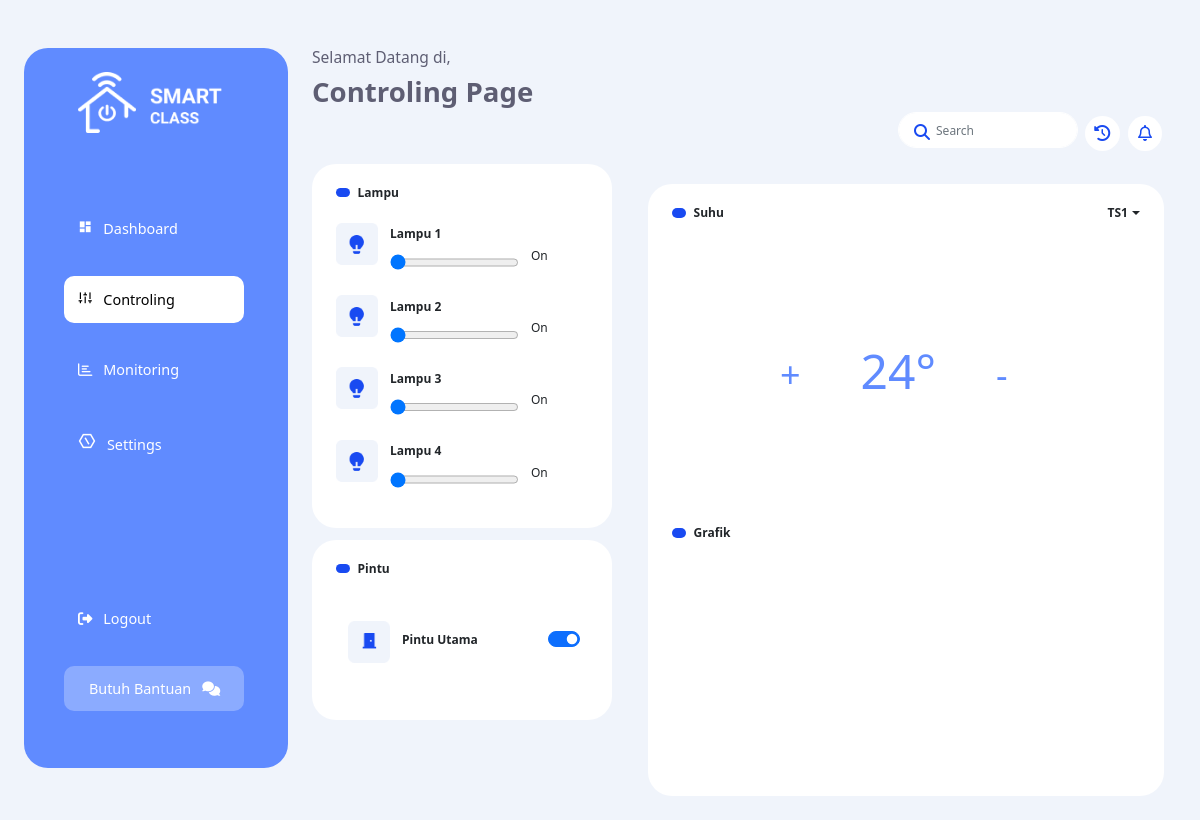
The app's page /admin/control.php?ruang=TS1 with its own data.
### tables this page shows
CREATE TABLE `data_kelas` (
  `id` int(11) NOT NULL,
  `nama_kelas` varchar(255) NOT NULL,
  `id_guru` varchar(255) NOT NULL,
  `lampu_1` varchar(255) NOT NULL DEFAULT '0',
  `lampu_2` varchar(255) NOT NULL DEFAULT '0',
  `lampu_3` varchar(255) NOT NULL DEFAULT '0',
  `lampu_4` varchar(255) NOT NULL DEFAULT '0',
  `suhu` float NOT NULL DEFAULT 0,
  `kelembapan` varchar(255) NOT NULL DEFAULT '0',
  `tgl` timestamp NOT NULL DEFAULT current_timestamp()
);

### admin/control.php (the view, shortened to what this page needs)
<?php
include "../koneksi.php";
if (isset($_GET['ruang'])) {
    $ruang = $_GET['ruang'];
}
$datalampu = mysqli_query($koneksi, "SELECT * FROM data_kelas WHERE nama_kelas = '$ruang'");
$rowLampu = mysqli_fetch_array($datalampu);
?>
<!DOCTYPE html>
<html lang="en">
<head>
    <link rel="stylesheet" href="assets/css/style.css?<?php echo time(); ?>">
    <link rel="stylesheet" href="assets/css/resvonsive.css?<?php echo time(); ?>">
    <link rel="stylesheet" href="https://cdn.jsdelivr.net/npm/bootstrap-icons@1.5.0/font/bootstrap-icons.css">
    <link href="https://cdn.jsdelivr.net/npm/bootstrap@5.1.1/dist/css/bootstrap.min.css" rel="stylesheet">
    <link href="https://cdn.jsdelivr.net/npm/remixicon@2.2.0/fonts/remixicon.css" rel="stylesheet">
</head>
<body>
    <div class="p-4 bg-1-body">
        <div class="flex-custom">
            <div class="side-menu mt-4 mb-4">
                <img src="assets/img/logo.png" alt="logo" class="mb-5">
                <a href="index.php" class="putih">
                    <li><i class="ri-dashboard-fill"></i>&ensp; Dashboard</li>
                </a>
                <a href="control.php?ruang=SIJA" class="">
                    <li class="active-menu"><i class="ri-sound-module-line"></i>&ensp; Controling</li>
                </a>
                <a href="monitoring.php" class="putih">
                    <li><i class="far fa-chart-bar"></i>&ensp; Monitoring</li>
                </a>
                <a href="setting.php" class="putih">
                    <li><i style="font-size: 1.5vw;" class="ri-settings-6-line"></i>&ensp; Settings</li>
                </a>
                <div class="bottom-li">
                    <a class="putih" href="../logout.php">
                        <li><i class="fas fa-sign-out-alt"></i>&ensp; Logout</li>
                    </a>
                    <li class="bantuan-li">&ensp; Butuh Bantuan &ensp;<i class="fas fa-comments"></i></li>
                </div>
            </div>
            <div class="main-side mts-4">
                <h6 class="selamat-datang" style="color: #5E5E73;">Selamat Datang di,</h6>
                <h3 class="selamat-nama" style="color:#5E5E73; font-weight:800;">Controling Page</h3>
                <div class="d-flex">
                    <div class="side-control">
                        <div class="card-side-lampu mt-4">
                            <div class="d-flex">
                                <div style="width: 1.2vw; border-radius:5px; margin-right: 0.6vw; height:0.8vw; background-color:#194AF1;"></div>
                                <span style="margin-top: -0.3vw; font-size: 1vw; font-weight:600;">Lampu</span>
                            </div>
                            <div class="card-scroll-lampu">
                                <li class="d-flex side-card-items">
                                    <img src="assets/img/lampu-icon.png" alt="suhu">
                                    <div class="text-suhu">
                                        <span style="font-weight: 700; font-size:1vw;">Lampu 1</span>
                                        <div class="d-flex">
                                            <input onchange="lampu(1,'<?php echo $ruang ?>');" type="range" value="<?php echo $rowLampu['lampu_1'] ?>" min="0" max="1" step="1">
                                            <p style="font-size: 1vw; font-weight:400; width: 3vw ; margin-left:1vw; margin-top:0.2vw;">On</p>
                                        </div>
                                    </div>
                                </li>
                                <li class="d-flex side-card-items">
                                    <img src="assets/img/lampu-icon.png" alt="suhu">
                                    <div class="text-suhu">
                                        <span style="font-weight: 700; font-size:1vw;">Lampu 2</span>
                                        <div class="d-flex">
                                            <input onchange="lampu(2,'<?php echo $ruang ?>');" type="range" value="<?php echo $rowLampu['lampu_2'] ?>" min="0" max="1" step="1">
                                            <p style="font-size: 1vw; font-weight:400; width: 3vw ; margin-left:1vw; margin-top:0.2vw;">On</p>
                                        </div>
                                    </div>
                                </li>
                                <li class="d-flex side-card-items">
                                    <img src="assets/img/lampu-icon.png" alt="suhu">
                                    <div class="text-suhu">
                                        <span style="font-weight: 700; font-size:1vw;">Lampu 3</span>
                                        <div class="d-flex">
                                            <input onchange="lampu(3,'<?php echo $ruang ?>');" type="range" value="<?php echo $rowLampu['lampu_3'] ?>" min="0" max="1" step="1">
                                            <p style="font-size: 1vw; font-weight:400; width: 3vw ; margin-left:1vw; margin-top:0.2vw;">On</p>
                                        </div>
                                    </div>
                                </li>
                                <li class="d-flex side-card-items">
                                    <img src="assets/img/lampu-icon.png" alt="suhu">
                                    <div class="text-suhu">
                                        <span style="font-weight: 700; font-size:1vw;">Lampu 4</span>
                                        <div class="d-flex">
                                            <input onchange="lampu(4,'<?php echo $ruang ?>');" type="range" value="<?php echo $rowLampu['lampu_4'] ?>" min="0" max="1" step="1">
                                            <p style="font-size: 1vw; font-weight:400; width: 3vw ; margin-left:1vw; margin-top:0.2vw;">On</p>
                                        </div>
                                    </div>
                                </li>
                            </div>
                        </div>
                        <div class="card-side-pintu">
                            <div class="d-flex">
                                <div style="width: 1.2vw; border-radius:5px; margin-right: 0.6vw; height:0.8vw; background-color:#194AF1;"></div>
                                <span style="margin-top: -0.3vw; font-size: 1vw; font-weight:600;">Pintu</span>
                            </div>
                            <br>
                            <li class="d-flex side-card-items align-items-center justify-content-between mt-3">
                                <div class="text-suhu d-flex align-items-center">
                                    <img src="assets/img/pintu-icon.png" alt="suhu">
                                    <span style="font-weight: 700; font-size:1vw;">&emsp;Pintu Utama</span>
                                </div>
                                <div class="form-check form-switch">
                                    <input class="form-check-input" type="checkbox" role="switch" id="flexSwitchCheckChecked" checked>
                                </div>
                            </li>
                        </div>
                    </div>
                </div>
            </div>
            <div class="mts-4s">
                <div class="mts-4 me-3 row height d-flex justify-content-end align-items-center">
                    <div class="col-md-4">
                        <div class="search"> <i class="fa fa-search"></i> <input type="text" class="form-control" placeholder="Search"> </div>
                    </div>
                    <div class="col-md-1 notif">
                        <i class="fas fa-history"></i>
                    </div>
                    <div class="col-md-1 notif">
                        <i class="far fa-bell"></i>
                    </div>
                </div>
                <div class="card-side-suhu">
                    <div class="d-flex justify-content-between">
                        <div class="d-flex suhu-text-card">
                            <div class="dot"></div>
                            <span class="dot-text">Suhu</span>
                        </div>
                        <div class="kelas-drop d-flex align-items-center dropdown-toggle" type="button" data-bs-toggle="dropdown" aria-expanded="false">
                            <span><?php echo $ruang ?></span>
                        </div>
                    </div>
                    <div class="d-flex suhu-control align-items-center">
                        <span>+</span>
                        <h1>24&deg;</h1>
                        <span>-</span>
                    </div>
                    <div class="d-flex">
                        <div class="dot"></div>
                        <span class="dot-text">Grafik</span>
                    </div>
                </div>
            </div>
        </div>
    </div>
</body>
</html>

### admin/assets/css/style.css (style rules this page uses)
* { padding: 0; margin: 0; box-sizing: border-box; }
body { font-family: "Poppins", sans-serif; }
.side-menu { width: 22vw; height: 60vw; border-radius: 24px; padding: 2vw 1vw; background: #608bff; }
.flex-custom { display: flex; }
.dot { width: 1.2vw; border-radius: 5px; margin-right: 0.6vw; height: 0.8vw; background-color: #194af1; }
.dot-text { margin-top: -0.3vw; font-size: 1vw; font-weight: 600; }
.side-control { margin-top: 2vw; }
.card-scroll-lampu { margin: 0.5vw 0vw; width: auto; max-height: 29vw; overflow: auto; }
.card-side-lampu { overflow: auto; background-color: #ffffff; border-radius: 24px; padding: 2vw; }
.side-menu a { text-decoration: none; }
.card-side-suhu { margin-top: 2vw; margin-left: 1vw; width: 43vw; height: 51vw; background-color: #ffffff; border-radius: 24px; padding: 2vw; }
.suhu-text-card { display: block; }
.suhu-control span { font-size: 3vw; margin: 0vw 5vw; color: #608bff; }
.suhu-control h1 { font-size: 4vw; color: #608bff; }
.suhu-control { margin-top: 10vw; margin-bottom: 10vw; margin-left: 4vw; }
.card-side-pintu { margin-top: 1vw; width: 25vw; height: 15vw; background-color: #ffffff; border-radius: 24px; padding: 2vw; }
.bg-1-body { width: 100vw; background: #f0f4fb; padding: 1.5rem !important; }
.main-side { margin: 2vw; }
.side-menu img { width: 12vw; margin-left: 3.5vw; }
.side-menu li { width: 15vw; list-style: none; padding: 1vw 1.2vw; margin: 2vw 2.3vw; border-radius: 10px; font-weight: 200; }
.text-suhu { margin-left: 1vw; }
.kelas-drop span { font-size: 1vw; font-weight: 700; }
.kelas-drop { margin-top: -0.3vw; }
.side-card-items { margin-top: 1vw; }
.mts-4 { margin-top: 1.5rem !important; }
.mts-4s { margin-top: 4rem !important; }
.side-card-items img { height: 3.5vw; width: 3.5vw; margin-top: 0.2vw; }
.putih { color: #ffffff; }
.active-menu { background-color: white; color: black; }
.side-menu li { font-size: 1.2vw; }
.bottom-li li { font-size: 1.2vw; }
.selamat-datang { font-size: 1.3vw; }
.selamat-nama { font-size: 2.3vw; font-weight: 600; }
.side-menu .bottom-li { padding-top: 10vh; }
.bantuan-li { background-color: rgba(255, 255, 255, 0.27); color: #ffffff; }
.search { position: relative; margin-bottom: 1vw; }
.search input { height: 3vw; width: 15vw; text-indent: 25px; border-radius: 20px; font-size: 1vw; background-color: #ffffff; border-color: #ffffff; }
.search i { color: #194af1; }
.notif i { background-color: #ffffff; padding: 0.8vw; border-radius: 50%; margin-left: 1vw; color: #194af1; margin-top: -1.3vw; }
.search .fa-search { position: absolute; top: 12px; left: 16px; }

### records on screen
data_kelas: lampu_1 "0", lampu_2 "0", lampu_3 "0", lampu_4 "0"

### other values on screen
$ruang "TS1"
